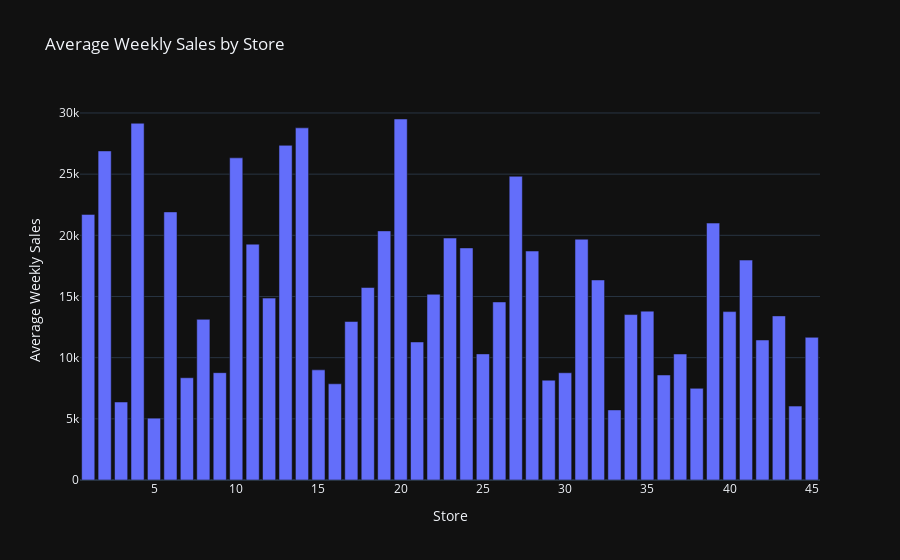

Notebook cell for this chart:
### Code cell
store_mean_weekly_sales = train.groupby('Store')['Weekly_Sales'].mean().reset_index()

fig = px.bar(store_mean_weekly_sales, x='Store', y='Weekly_Sales', title='Average Weekly Sales by Store')

fig.update_xaxes(title_text='Store')
fig.update_yaxes(title_text='Average Weekly Sales')

fig.update_layout(template='plotly_dark')

fig.show()

### Figure 1 — Plotly figure (JSON) as saved in the notebook; plotly's stock layout.template omitted (floating-point values rounded to 4 significant figures)
{"data": [{"alignmentgroup": "True", "hovertemplate": "Store=%{x}<br>Weekly_Sales=%{y}<extra></extra>", "legendgroup": "", "marker": {"color": "#636efa", "pattern": {"shape": ""}}, "name": "", "offsetgroup": "", "orientation": "v", "showlegend": false, "textposition": "auto", "type": "bar", "x": [1, 2, 3, 4, 5, 6, 7, 8, 9, 10, 11, 12, 13, 14, 15, 16, 17, 18, 19, 20, 21, 22, 23, 24, 25, 26, 27, 28, 29, 30, 31, 32, 33, 34, 35, 36, 37, 38, 39, 40, 41, 42, 43, 44, 45], "xaxis": "x", "y": [21710.0, 26900.0, 6373.0, 29160.0, 5053.0, 21910.0, 8359.0, 13130.0, 8773.0, 26330.0, 19280.0, 14870.0, 27360.0, 28780.0, 9002.0, 7863.0, 12950.0, 15730.0, 20360.0, 29510.0, 11280.0, 15180.0, 19780.0, 18970.0, 10310.0, 14550.0, 24830.0, 18710.0, 8159.0, 8764.0, 19680.0, 16350.0, 5728.0, 13520.0, 13800.0, 8584.0, 10300.0, 7492.0, 21000.0, 13760.0, 17980.0, 11440.0, 13420.0, 6039.0, 11660.0], "yaxis": "y"}], "layout": {"barmode": "relative", "legend": {"tracegroupgap": 0}, "title": {"text": "Average Weekly Sales by Store"}, "xaxis": {"anchor": "y", "domain": [0, 1], "title": {"text": "Store"}}, "yaxis": {"anchor": "x", "domain": [0, 1], "title": {"text": "Average Weekly Sales"}}}}
